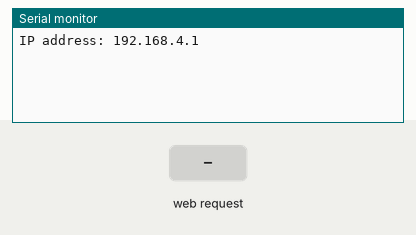
Recording of a sketch running on a simulated ESP32. On the bench: the last lines printed to the serial monitor. The inputs (shaded band) are chosen by the test bench.

Above: at 1.2 s.
1.3 s: HTTP request GET /up received
At 2.1 s:
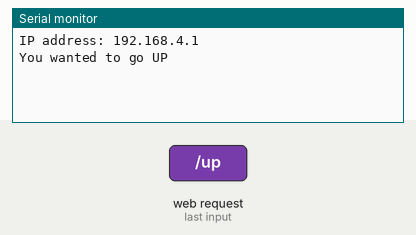
2.8 s: HTTP request GET /right received
At 3.2 s:
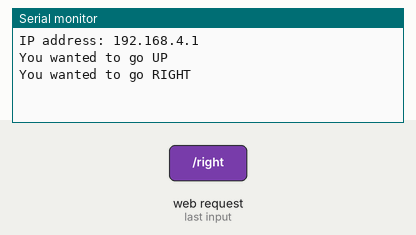
4.3 s: HTTP request GET /down received
At 5.5 s:
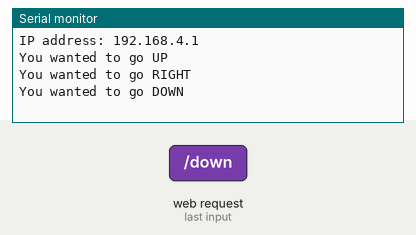
5.8 s: HTTP request GET /left received
At 6.7 s:
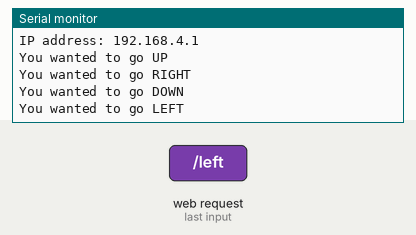

Measured:
- after the input at 1.3 s, the serial monitor: prints a new line at once (image 1)
- after the input at 2.8 s, the serial monitor: prints a new line at once (image 2)
- after the input at 4.3 s, the serial monitor: prints a new line at once (image 3)
- after the input at 5.8 s, the serial monitor: prints a new line at once (image 4)

The sketch:

WifiKitArduino.ino
```cpp
#include "WiFi.h"
#include "ESPAsyncWebServer.h"

const char *ssid = "MyESP32AP";
const char *password = "testpassword";

AsyncWebServer server(80);

const char* webpage = R"(<!DOCTYPE html><html lang=\"en\"><head>    <meta charset=\"UTF-8\">    <meta name=\"viewport\" content=\"width=device-width, initial-scale=1.0\">    <meta http-equiv=\"X-UA-Compatible\" content=\"ie=edge\">    <title>Controller</title>    <style>    html {         font-family: Helvetica;         display: inline-block;         margin: 0px auto;         text-align: center;    }    .gumb {        font-size: 1.2em;        color: whitesmoke;        background-color: rgb(37, 165, 59);        text-shadow: 2px 2px 1px black;        padding: 10px;        margin: 5px;        text-decoration:none;    }    </style>    <h1>Controller</h1></head><body>    <a class=\"gumb\" href=\"/up\">UP</a> <br><br><br>    <a class=\"gumb\" href=\"/left\">LEFT</a>    <a class=\"gumb\" href=\"/right\">RIGHT</a><br><br><br>    <a class=\"gumb\" href=\"/down\">DOWN</a> </body></html>)";


void setup()
{
  Serial.begin(115200);

  WiFi.softAP(ssid, password);

  Serial.println();
  Serial.print("IP address: ");
  Serial.println(WiFi.softAPIP());

  server.on("/hello", HTTP_GET, [](AsyncWebServerRequest *request) {
    request->send(200, "text/html", webpage);
  });

  server.on("/up", HTTP_GET, [](AsyncWebServerRequest *request) {
    // Move movement upwards
    Serial.println("You wanted to go UP");
    request->redirect("hello");
  });

  server.on("/right", HTTP_GET, [](AsyncWebServerRequest *request) {
    // Move movement right
    Serial.println("You wanted to go RIGHT");
    request->redirect("hello");
  });

  server.on("/down", HTTP_GET, [](AsyncWebServerRequest *request) {
    // Move movement downwards
    Serial.println("You wanted to go DOWN");
    request->redirect("hello");
  });

  server.on("/left", HTTP_GET, [](AsyncWebServerRequest *request) {
    // Move movement left
    Serial.println("You wanted to go LEFT");
    request->redirect("hello");
  });

  server.begin();
}

void loop(){}
```
